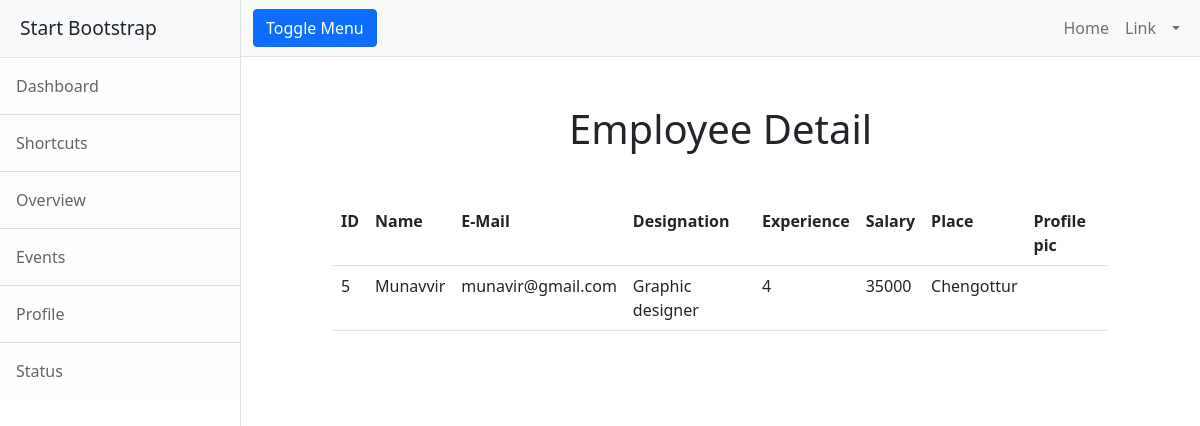
The page /employee/details/5 (signed in) on the database its author committed.
### employee/models.py (models this page shows, shortened)
class Employee(models.Model):
    emp_name = models.CharField(max_length=120)
    profile_pic = models.ImageField(upload_to="profilepics",null=True)
    emp_email = models.EmailField(unique=True)
    emp_designation = models.CharField(max_length=120)
    emp_experience = models.PositiveIntegerField(default=0)    # OR (null = 0)
    emp_salary = models.PositiveIntegerField()
    emp_place = models.CharField(max_length=120,null=True)

### employee/views.py (the view)
# urls.py: path('details/<str:eid>',views.EmployeeDetailView.as_view(),name="emp-detail"),
@method_decorator(signin_required,name="dispatch")
class EmployeeDetailView(View):
    def get(self,request,*args,**kwargs):
        emp_id = kwargs.get("eid")
        qs = Employee.objects.get(id=emp_id)
        return render(request,"emp-detail.html",{"employee":qs})

### employee/views.py (called while the page is built)
def signin_required(fun):
    def wrapper(request,*args,**kwargs):
        if request.user.is_authenticated:
            return fun(request,*args,**kwargs)
        else:
            messages.error(request,"Please login")
            return redirect("sign-in")
    return wrapper

### employee/templates/emp-detail.html
{%extends 'base.html'%}
{%block body_block%}
 <h1 class="text-center my-5">Employee Detail</h1>
    <div class="row">
        <div class="col-1"></div>
        <div class="col-10">
            <table class="table">
                <tr>
                    <th>ID</th>
                    <th>Name</th>
                    <th>E-Mail</th>
                    <th>Designation</th>
                    <th>Experience</th>
                    <th>Salary</th>
                    <th>Place</th>
                    <th>Profile pic</th>
                </tr>
                <tr>
                    <td>{{employee.id}}</td>
                    <td>{{employee.emp_name}}</td>
                    <td>{{employee.emp_email}}</td>
                    <td>{{employee.emp_designation}}</td>
                    <td>{{employee.emp_experience}}</td>
                    <td>{{employee.emp_salary}}</td>
                    <td>{{employee.emp_place}}</td>
                    <td><img src="{{employee.profile_pic.url}}" alt="" height="80"></td>
                </tr>
            </table>
        </div>
        <div class="col-1"></div>
    </div>
{%endblock%}

### rows shown on the page
Employee: id "5", emp_name "Munavvir", emp_email "munavir@gmail.com", emp_designation "Graphic designer", emp_experience "4", emp_salary "35000", emp_place "Chengottur"
